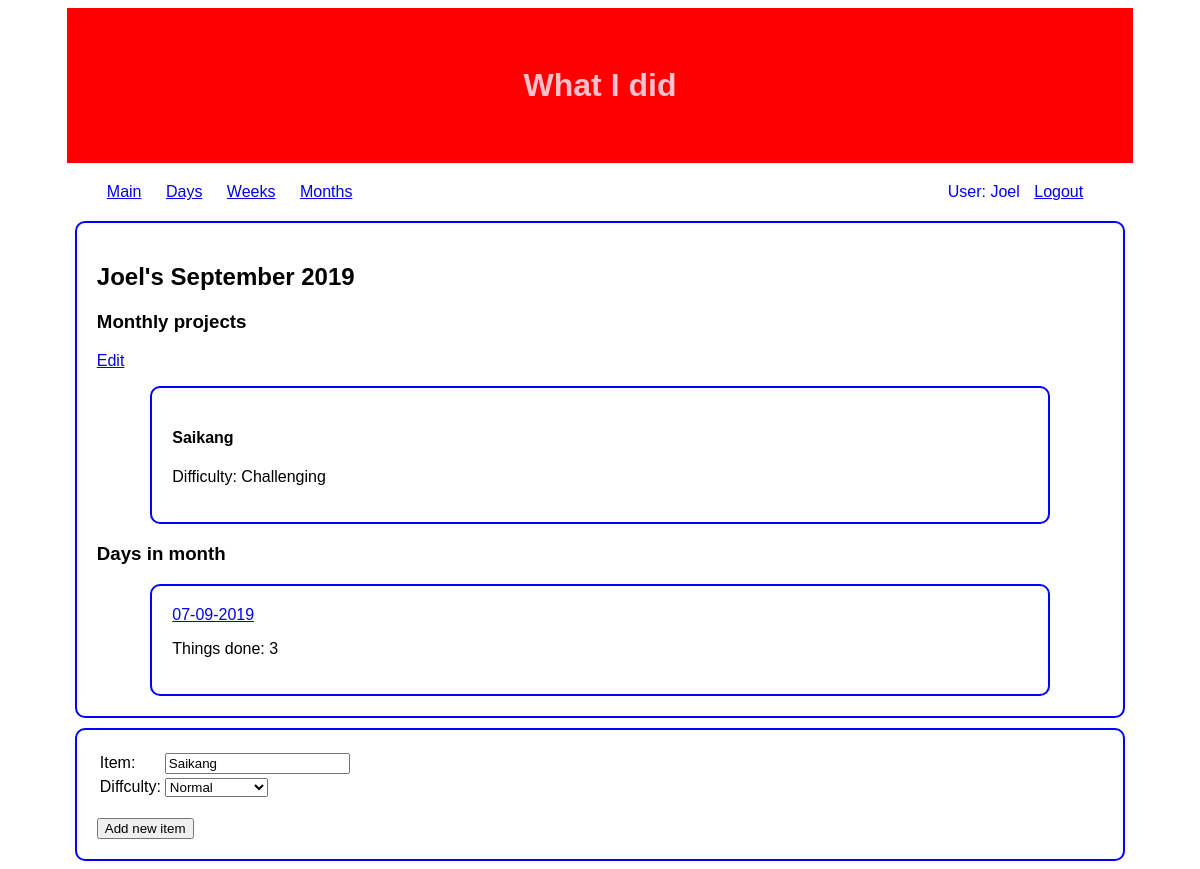
Page /main/months/12/ (signed in) on the committed database.
### thingsdone/models.py (models this page shows, shortened)
class Month(models.Model):
  start_day = models.DateField(default=timezone.now)
  user = models.ForeignKey('auth.User', on_delete=models.CASCADE, null = True)
  class Meta:
    ordering = ['-start_day']
    unique_together =[['start_day','user']]
  def __str__(self):
    return "%s's "%(self.user) + str(self.start_day.strftime('%B %Y'))

class ThingDone(models.Model):
  DIFFICULTY = [
    ('Trivial', 'Trivial'),
    ('Normal', 'Normal'),
    ('Challenging', 'Challenging'),
    ('Arduous', 'Arduous'),
    ('Rabz Kebabz', 'Rabz Kebabz'),
  ]
  name = models.CharField(max_length=200, help_text="What did you do?", default="Saikang")
  difficulty = models.CharField(max_length=200, choices=DIFFICULTY, default='Normal', help_text="How challenging was the task?")
  day = models.ForeignKey(Day, blank=True, on_delete=models.CASCADE, null=True)
  week = models.ForeignKey(Week, blank=True, on_delete=models.CASCADE, null=True)
  month = models.ForeignKey(Month, blank=True, on_delete=models.CASCADE, null=True)
  owner = models.ForeignKey('auth.User', on_delete=models.CASCADE, null = True)
  class Meta:
    ordering = ['name']
    verbose_name_plural = 'Things done'
  def __str__(self):
    return self.name

class Day (models.Model):
  day = models.DateField(default=timezone.now)
  month = models.ForeignKey(Month, on_delete=models.CASCADE, null=True)
  week = models.ForeignKey(Week, on_delete=models.CASCADE, null=True)
  user = models.ForeignKey('auth.User', on_delete=models.CASCADE, null = True)
  class Meta:
    ordering = ['-day']
    unique_together =[['day','user']]
  def __str__(self):
    return self.day.strftime('%d-%m-%Y')
  def get_absolute_url(self):
    return reverse('days-detail', args=[str(self.id)])

### thingsdone/views.py (the view)
# urls.py: path('months/<int:pk>/', views.MonthDetail, name='months-detail'),
@login_required
def MonthDetail(request, pk):
  month = Month.objects.filter(user=request.user).get(pk=pk)
  days = month.day_set.filter(user=request.user).all()
  if request.method == "POST":
    form = ThingDoneForm(request.POST)
    if form.is_valid():
      fs = form.save(commit=False)
      fs.owner = request.user
      fs.month = month
      fs.save()
      return HttpResponseRedirect(reverse('months-detail', kwargs={'pk': pk}))
  else:
    form = ThingDoneForm
  context = {
    'month': month,
    'days' : days,
    'form' : form,
  }
  return render(request, 'thingsdone/month_detail.html', context)

### thingsdone/templates/thingsdone/month_detail.html (shortened to what this page needs)
{% extends 'base_generic.html' %}
{% block content %}
<div class="list-block">
<h2>{{ month }}</h2>
<h3>Monthly projects</h3>
{% if month.thingdone_set.all %}
<p><a href="{% url 'months-edit' month.pk %}">Edit</a></p>
{% endif %}
{% if month.thingdone_set.all %}
  {% for thingdone in month.thingdone_set.all %}
    <div class="list-block">
      <h4>{{ thingdone }}</h4>
      <p>Difficulty: {{ thingdone.difficulty }}</p>
    </div>
  {% endfor %}
{% else %}
  <p>No big projects for the month</p>
{% endif %}
<h3>Days in month</h3>
{% if days.all %}
  {% for day in days.all %}
    <div class="list-block">
      <a href="{{ day.get_absolute_url }}">{{ day }}</a>
      <p>Things done: {{ day.thingdone_set.all.count }}</p>
    </div>
  {% endfor %}
{% else %}
  <p>No days to take note of this month!</p>
{% endif %}
</div>
<div class="list-block">
  <form action="" method="POST">
    <table>
      <tr>
        <td>Item: </td>
        <td>{{ form.name }}</td>
      </tr>
      <tr>
        <td>Diffculty: </td>
        <td>{{ form.difficulty }}</td>
      </tr>
    </table>
    <br>
    <input type="submit" value="Add new item" />
  </form>
</div>
{% endblock %}

### templates/base_generic.html (shortened to what this page needs)
<!DOCTYPE html>
<html>
<head>
  {% load static %}
  <link rel="stylesheet" href="{% static 'css/main-style.css' %}">
</head>
<body>
  <h1>What I did</h1>
  <div class="navbar">
    <a href="{% url 'main' %}">Main</a>
    <a href="{% url 'days-list' %}">Days</a>
    <a href="{% url 'weeks-list' %}">Weeks</a>
    <a href="{% url 'months-list' %}">Months</a>
    {% if user.is_authenticated %}
      <span>User: {{ user.username }} <a href="{% url 'logout' %}">Logout</a></span>
    {% else %}
      <span><a href="{% url 'login' %}">Login</a></span>
      <span><a href="{% url 'signup' %}">Signup</a></span>
    {% endif %}
  </div>
  {% block content %}{% endblock %}
</body>
</html>

### static/css/main-style.css (style rules this page uses)
h1 { background-color: red; color: pink; font-family: arial; width: 80%; text-align: center; margin: auto; margin-bottom: 10px; padding: 5%; font-size: 2rem; }
.list-block { font-family: helvetica; width: 85%; padding: 20px; margin: auto; margin-top: 10px; border: 2px solid blue; border-radius: 10px }
.navbar { font-family: helvetica; width: 85%; padding: 10px; margin: auto; margin-bottom: 10px; }
.navbar a { padding: 10px; }
.navbar span { float: right; padding-right: 10px; color: blue; }

### rows in the picture
Month: user+start_day "Joel's September 2019"
ThingDone: name "Saikang", difficulty "Challenging"
Day: day "07-09-2019", thingdone_set.all.count "3"

### other values in the picture
{{ user.username }} "Joel"
